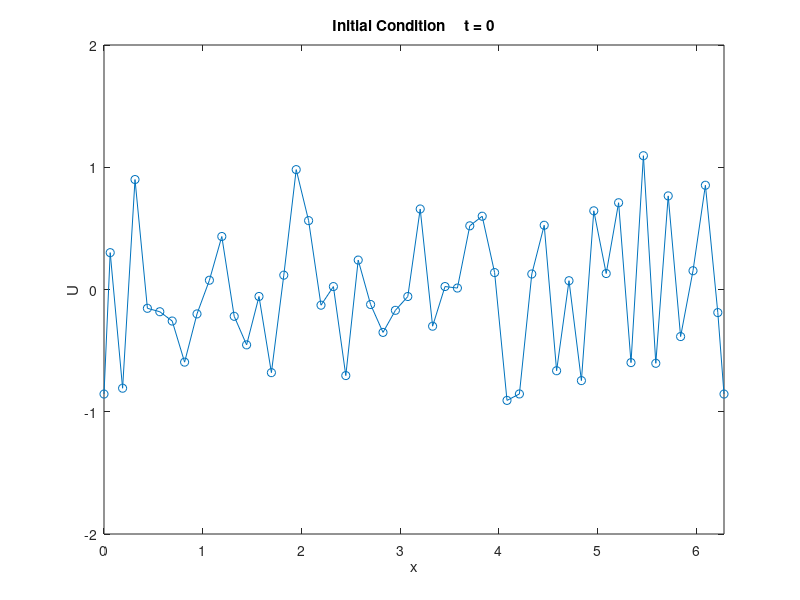
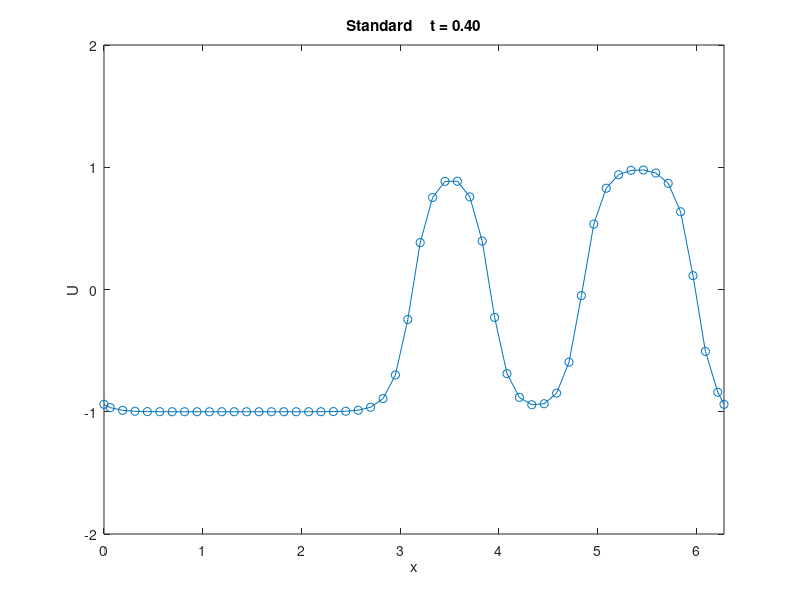

Write the MATLAB code that produced these figures, in order. (Note: this script raises an error after producing the figures.)
%% Allen-Cahn and Heat Equations with Periodic Boundary conditions.
clf;
clc;
clear all;

addpath('./mole_MATLAB/');

%% Settings %%%%
N = 50; % number of grid points

explicit = false;
plots = true;
skip_standard = false;
allen_cahn = true;

%% Shared problem parameters

%% Heat Equation
coeff=(1/.15).^2;  %Coefficient needed for Allen-Cahn PDE.
alpha = 1.0; % thermal diffusivity.

%% X Domain
a = 0;
b = 2*pi;
dx = (b-a)/N;
dx2 = dx/2;

%% X discretization
x = [a (a+dx2):dx:(b-dx2)]'; % solution domain is u(0) to u(N) {u(x(0)) = u(x(N+1))}
x_display = [x; b];

%% Initial Condition
if (allen_cahn)
  u0=1.2*(rand(size(x))-1*rand(size(x)));
  %u0 = 0.5*(1+sin(5*3.14/(b-a) * x));
else
  u0 = 0.5*(1+sin(2*3.14/(b-a) * x));
end

%% Time Domain
t0 = 0;
tf = 0.4;
dt = (dx2^2)/(4*alpha); % Von Neumann Stability Criterion

%plot_frequency = (tf/dt)/N;
plot_frequency = 2; % for watching time evolution
plot_frequency = 1;

%% Implicit "Standard" Finite Differences Approach
standard = zeros(ceil(tf/dt), length(x_display)); % to store solutions

%% Time discretization
t = t0;
timesteps = 1;

%% Initial Condition
u = u0;
unew = u0;
u_display = [u0; u0(1)];
standard(1,:) = u_display;

%% Finite Difference Operator Matrix
v = alpha*dt/dx^2;
a0 = v*ones(N+1, 1);
a1 = -2*v*ones(N+1, 1);
A = spdiags([a0 a1 a0], [-1 0 1], N+1, N+1);

%% Use Saulo's non-uniform spacing scheme at boundaries
%% X = a
A(1, N+1) = v;       A(1, 1)     = -2*v; A(1, 2)   = v;
%% X = a + dx/2
A(2, 1)   = (8/3)*v; A(2, 2)     = -4*v; A(2, 3)   = (4/3)*v;
%% X = b - dx/2
A(N+1, N) = (4/3)*v; A(N+1, N+1) = -4*v; A(N+1, 1) = (8/3)*v;

if (explicit)
  FD = speye(size(A)) + A;
else
  FD = speye(size(A)) - A;
end


if (plots)
  figure(1);
  plot(x_display, u_display, 'o-');
  str = sprintf('Initial Condition \t t = 0', t);
  title(str)
  xlabel('x')
  ylabel('U')
  xlim([a b]);
  ylim([-2 2]);
end

figures_so_far = 2;

if (skip_standard == 0)

%% Integrate
while (t <= tf)
    %% update U
    if (explicit)
      unew = FD * u;
    else
      unew = FD \ u;
    end

    if (allen_cahn)
      unew = unew - coeff*dt*(u.^3-u);
    end

    u = unew;

    %% timestep
    timesteps = timesteps+1;
    t = timesteps*dt;

    %% Make a plot every few timesteps and on the last timestep.
    u_display = [u; u(1)];
    if (plots && (mod(timesteps-1, plot_frequency) == 1 || t >= tf))
      % figure(figures_so_far); figures_so_far = figures_so_far + 1;
      figure(2);

      plot(x_display, u_display, 'o-');
      str = sprintf('Standard \t t = %.2f', t);
      title(str)
      xlabel('x')
      ylabel('U')
      xlim([a b]);
      ylim([-2 2]);
    end

    standard(timesteps,:) = u_display;
end
end

u_standard = u;

%% Implicit Mimetic Finite Differences Approach
mimetic = zeros(ceil(tf/dt), length(x_display));

%% X discretization
x = [a (a+dx/2):dx:(b-dx/2)]';
x_display = [x; b];

%% Time discretization
t = t0;
timesteps = 1;

%% Initial Condition
u = u0;
unew = u0;
u_display = [ u; u(1)];
mimetic(1,:) = u_display;

%% Mimetic Operator Matrix
order = 2;

%% Instead of using MOLE's lap(), construct laplacian from div and grad ourselves.
%% This lets us impose boundary conditions on D and G as needed.
D = div(order, N, dx); % 1D Mimetic divergence operator
G = grad(order, N, dx);

%% Periodic BC imposed on the divergence operator
D(1,2) = 1/(2*dx);
D(1,end-1) = -1/(2*dx);
D(end,2) = 1/(2*dx);
D(end,end-1) = -1/(2*dx);

%% Apply the rule that U(1) == U(end), and drop last row/column.
L = D*G;
L(:, 1) = L(:, 1) + L(:, end);
L = L(1:end-1,1:end-1);

if (explicit)
  MFD = speye(size(L)) + alpha*dt*L;
else
  MFD = speye(size(L)) - alpha*dt*L;
end

%% Integrate
while (t <= tf)
    %% update U
    if (explicit)
      unew = MFD * u;
    else
      unew = MFD \ u;
    end

    if (allen_cahn)
      unew = unew - coeff*dt*(u.^3-u);
    end

    %% timestep
    timesteps = timesteps+1;
    t = timesteps*dt;

    u = unew;

    u_display = [u; u(1)];
    %% Make a plot every few timesteps and on the last timestep.
    if (plots && (mod(timesteps-1, plot_frequency) == 1 || t >= tf))
      %figure(figures_so_far); figures_so_far = figures_so_far + 1;
      figure(3);

      plot(x_display, u_display, 'o-');
      str = sprintf('Mimetic \t t = %.2f', t);
      title(str)
      xlabel('x')
      ylabel('U')
      xlim([a b]);
      ylim([-2 2]);
    end

    mimetic(timesteps,:) = u_display;
end

u_mimetic = u;

percent_diff = 100 * abs(u_standard - u_mimetic) ./ u_standard;

%% 3D plots
if (plots)
  X = x_display;
  T = 0:dt:tf;

  %figure(figures_so_far); figures_so_far + 1;
  figure(4);
  mesh(X,T,standard);
  title("standard");
  xlabel('x'); ylabel('t'); zlabel('u');

  %figure(figures_so_far); figures_so_far + 1;
  figure(5);
  mesh(X,T,mimetic);
  title("mimetic");
  xlabel('x'); ylabel('t'); zlabel('u');

  %figure(figures_so_far); figures_so_far + 1;
  figure(6);
  mesh(X,T,abs(mimetic-standard));
  title("abs. difference");
  xlabel('x'); ylabel('t'); zlabel('diff');

end

